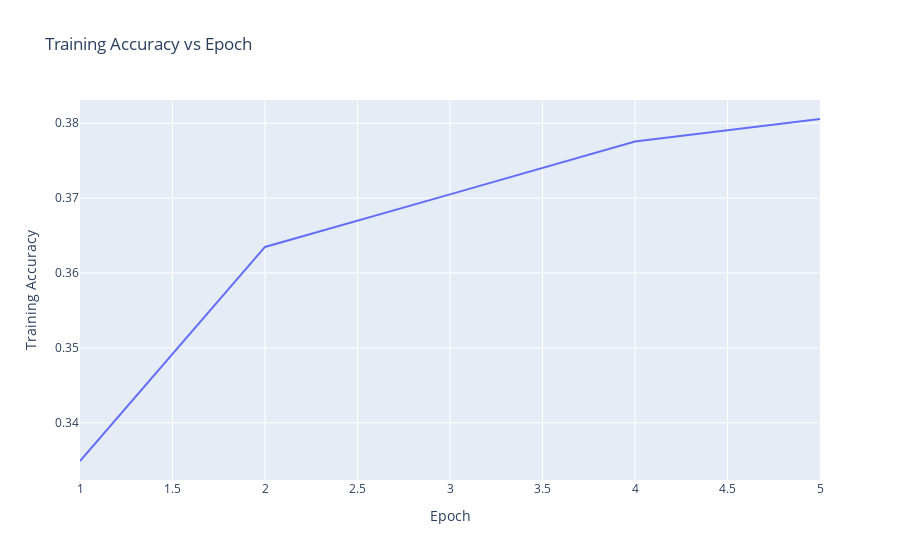
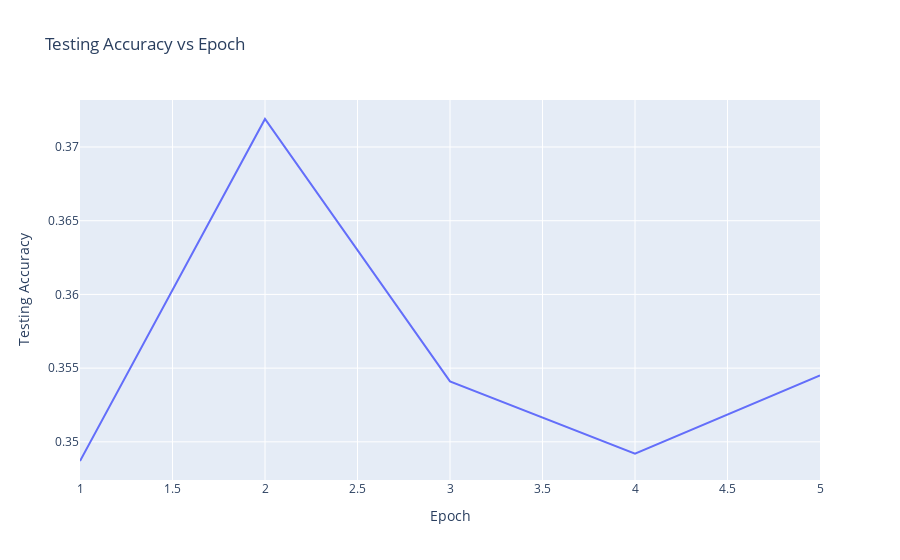

The code cell stored with these charts, in order, in its notebook:
### Code cell
#Plotting Accuracy
epochList = np.array(range(numOfEpochs)) +1
display(px.line(x = epochList, y = trainList, labels = {'x': "Epoch", 'y': "Training Accuracy"}, title = "Training Accuracy vs Epoch"))
display(px.line(x = epochList, y = testList, labels = {'x': "Epoch", 'y': "Testing Accuracy"}, title = "Testing Accuracy vs Epoch"))

### Figure 1 — Plotly figure (JSON) as saved in the notebook; plotly's stock layout.template omitted (floating-point values rounded to 4 significant figures)
{"data": [{"hovertemplate": "Epoch=%{x}<br>Training Accuracy=%{y}<extra></extra>", "legendgroup": "", "line": {"color": "#636efa", "dash": "solid"}, "marker": {"symbol": "circle"}, "mode": "lines", "name": "", "orientation": "v", "showlegend": false, "type": "scatter", "x": [1, 2, 3, 4, 5], "xaxis": "x", "y": [0.3349, 0.3635, 0.3705, 0.3776, 0.3806], "yaxis": "y"}], "layout": {"legend": {"tracegroupgap": 0}, "title": {"text": "Training Accuracy vs Epoch"}, "xaxis": {"anchor": "y", "domain": [0, 1], "title": {"text": "Epoch"}}, "yaxis": {"anchor": "x", "domain": [0, 1], "title": {"text": "Training Accuracy"}}}}

### Figure 2 — Plotly figure (JSON) as saved in the notebook; plotly's stock layout.template omitted (floating-point values rounded to 4 significant figures)
{"data": [{"hovertemplate": "Epoch=%{x}<br>Testing Accuracy=%{y}<extra></extra>", "legendgroup": "", "line": {"color": "#636efa", "dash": "solid"}, "marker": {"symbol": "circle"}, "mode": "lines", "name": "", "orientation": "v", "showlegend": false, "type": "scatter", "x": [1, 2, 3, 4, 5], "xaxis": "x", "y": [0.3487, 0.3719, 0.3541, 0.3492, 0.3545], "yaxis": "y"}], "layout": {"legend": {"tracegroupgap": 0}, "title": {"text": "Testing Accuracy vs Epoch"}, "xaxis": {"anchor": "y", "domain": [0, 1], "title": {"text": "Epoch"}}, "yaxis": {"anchor": "x", "domain": [0, 1], "title": {"text": "Testing Accuracy"}}}}
